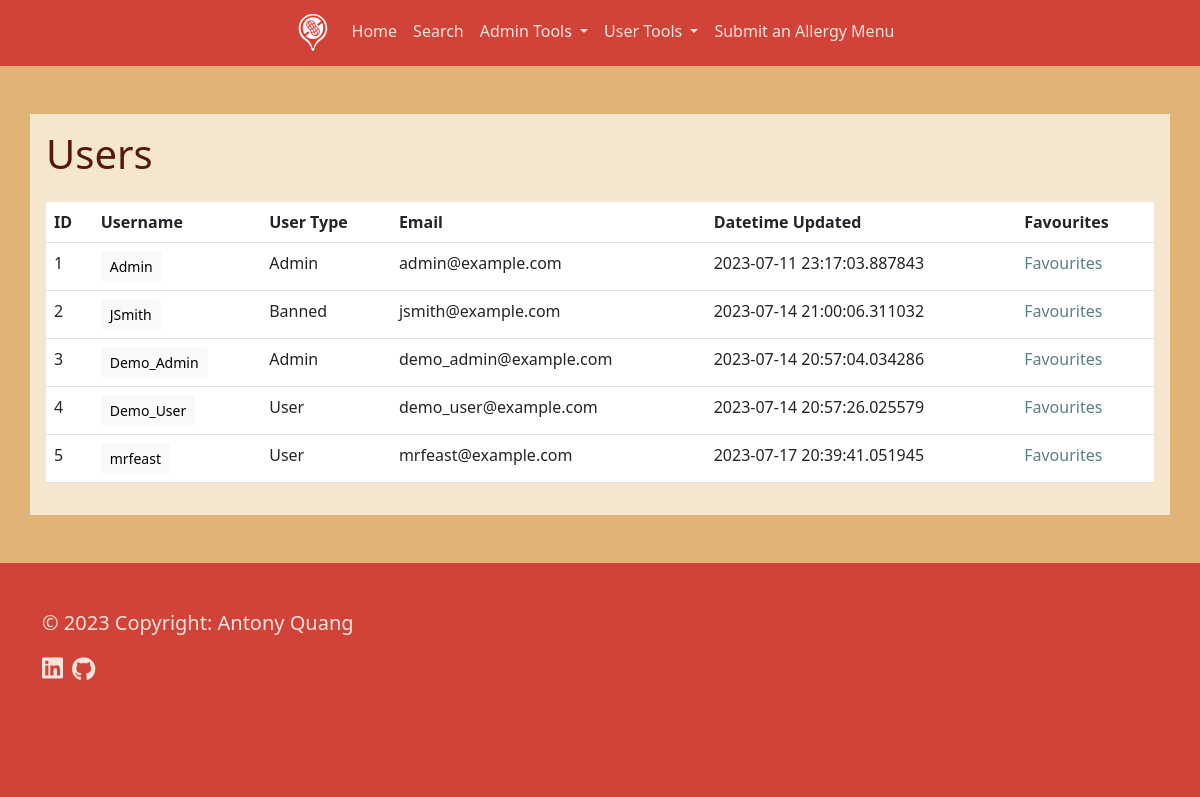
The page /admin/database/users (signed in) on the database its author committed.
### application/models.py (models this page shows, shortened)
class User(db.Model, UserMixin):
    __tablename__ = "users"
    id = db.Column(db.Integer, primary_key=True)
    user_type = db.Column(db.String(), default="User", nullable=False)
    username = db.Column(db.String(30), unique=True, nullable=False)
    first_name = db.Column(db.String(50), unique=False, nullable=False)
    surname = db.Column(db.String(50), unique=False, nullable=False)
    password = db.Column(db.String(180), unique=False, nullable=False)
    email = db.Column(db.String(180), unique=True, nullable=False)
    start_datetime = db.Column(db.DateTime, nullable=False)
    updated_datetime = db.Column(db.DateTime)
    favourites = db.relationship("Restaurant", secondary=user_restaurant, backref="fans")
    reports = db.relationship("Report", back_populates="parent_user")

### application/admin/routes.py (the view)
@bp.route("/database/users")
@login_required
def user_database():
    if current_user.user_type != "Admin":
        flash("You do not have access to this page.")
        return redirect(url_for('public.home'))
    users = User.query.all()
    return render_template("admin/user_database.html", users=users)

### application/models.py (called while the page is built)
@login_manager.user_loader
def user_loader(user_id):
    return User.query.get(user_id)

### application/templates/admin/user_database.html (shortened to what this page needs)
{% extends "header.html" %}
{% block content %}
<link href="https://cdn.datatables.net/v/bs5/dt-1.13.5/r-2.5.0/sc-2.2.0/datatables.min.css" rel="stylesheet"/>
<div class="fluid-container orange-section py-5 w-100" >
    <div class="container neutral-section p-3">
        <div class="row mb-3">
            <h1>Users</h1>
        </div>
            <div class="row mx-auto">
                 <table class="table neutral-section" id="user-table">
                    <thead>
                        <tr>
                            <th>ID</th>
                            <th>Username</th>
                            <th>User Type</th>
                            <th>Email</th>
                            <th>Datetime Updated</th>
                            <th>Favourites</th>
                        </tr>
                    </thead>
                    <tbody>
                        {% for user in users %}
                            <tr>
                                <td>{{ user.id }}</td>
                                <td>
                                    <button type="button" class="btn btn-sm btn-light" data-bs-toggle="modal" data-bs-target="#Modal-{{ user.id }}">
                                    {{ user.username }}
                                    </button>
                                </td>
                                <td>{{ user.user_type }}</td>
                                <td>{{ user.email }}</td>
                                <td>{{ user.updated_datetime }}</td>
                                <td><a class="a-text" href="{{ url_for('admin.user_favourites_database', user_id=user.id) }}">Favourites</a></td>
                            </tr>
                        {% endfor %}
                    </tbody>
                </table>
            </div>
        </div>
</div>
{% endblock %}

### application/static/css/styles.css (style rules this page uses)
html { min-height: 100%; min-width: 100%; overflow-y: scroll; }
body { background-color: #d14338; scroll-behavior: smooth; min-height: 100%; }
.a-text { color: #E1EDE2; }
.a-text:link { text-decoration: none; color: #54808A; transition: 0.3s; }
.orange-section { background: #E0B477; color: #e4f5f0; }
.neutral-section { color: #57180f; background: #f5e7ce; }

### rows shown on the page
User: id "1", username "Admin", user_type "Admin", email "admin@example.com", updated_datetime "2023-07-11 23:17:03.887843"
User: id "2", username "JSmith", user_type "Banned", email "jsmith@example.com", updated_datetime "2023-07-14 21:00:06.311032"
User: id "3", username "Demo_Admin", user_type "Admin", email "demo_admin@example.com", updated_datetime "2023-07-14 20:57:04.034286"
User: id "4", username "Demo_User", user_type "User", email "demo_user@example.com", updated_datetime "2023-07-14 20:57:26.025579"
User: id "5", username "mrfeast", user_type "User", email "mrfeast@example.com", updated_datetime "2023-07-17 20:39:41.051945"
